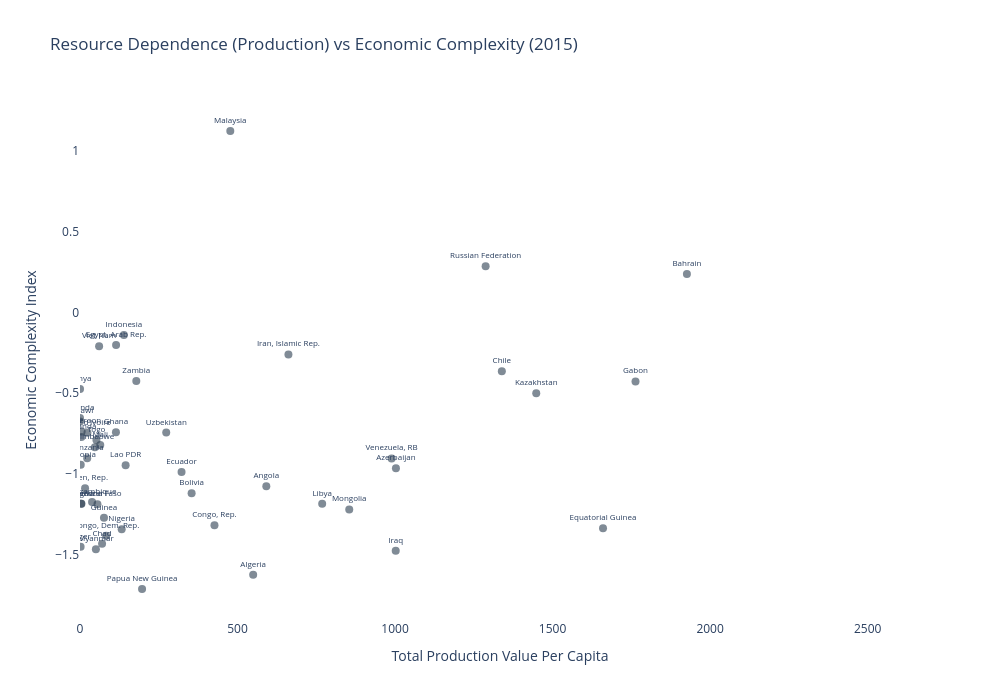

The notebook cell this image was saved under:
### Markdown cell above
# Scatter: Resource Dependence vs ECI (with country labels)

### Code cell
snapshot = high_resource_countries_df[high_resource_countries_df['Year'] == 2015].copy()
# Calculate percentiles to determine appropriate range
p90 = snapshot['Total_Production_Value_Per_Capita'].quantile(0.90)
p95 = snapshot['Total_Production_Value_Per_Capita'].quantile(0.95)

print(f"90th percentile: {p90:,.0f}")
print(f"95th percentile: {p95:,.0f}")


# Take a snapshot year (e.g., 2015 or latest available)
snapshot = high_resource_countries_df[high_resource_countries_df['Year'] == 2015].copy()

fig = go.Figure()

fig.add_trace(go.Scatter(
    x=snapshot['Total_Production_Value_Per_Capita'],
    y=snapshot['Economic Complexity Index'],
    mode='markers+text',
    text=snapshot['Country Name'],
    textposition='top center',
    textfont=dict(size=8),
    marker=dict(size=8, color='#2C3E50', opacity=0.6),
    hovertemplate='<b>%{text}</b><br>Resource Rents: %{x:.1f}%<br>ECI: %{y:.2f}<extra></extra>'
))

fig.update_layout(
    title='Resource Dependence (Production) vs Economic Complexity (2015)',
    xaxis_title='Total Production Value Per Capita',
    yaxis_title='Economic Complexity Index',
    xaxis=dict(range=[0, p90]),  # Show up to 90th percentile
    plot_bgcolor='white', paper_bgcolor='white',
    height=700, width=1000
)
fig.show()
fig.write_html(r'..\\figures\\summary_stats\\resource dependence vs economic complexity Production.html')

### Figure 1 — Plotly figure (JSON) as saved in the notebook; plotly's stock layout.template omitted (floating-point values rounded to 4 significant figures)
{"data": [{"hovertemplate": "<b>%{text}</b><br>Resource Rents: %{x:.1f}%<br>ECI: %{y:.2f}<extra></extra>", "marker": {"color": "#2C3E50", "opacity": 0.6, "size": 8}, "mode": "markers+text", "text": ["Angola", "United Arab Emirates", "Azerbaijan", "Burkina Faso", "Bahrain", "Bolivia", "Chile", "Cote d'Ivoire", "Cameroon", "Congo, Dem. Rep.", "Congo, Rep.", "Algeria", "Ecuador", "Egypt, Arab Rep.", "Ethiopia", "Gabon", "Ghana", "Guinea", "Equatorial Guinea", "Indonesia", "Iran, Islamic Rep.", "Iraq", "Kazakhstan", "Kenya", "Kuwait", "Lao PDR", "Liberia", "Libya", "Madagascar", "Mali", "Myanmar", "Mongolia", "Mozambique", "Malawi", "Malaysia", "Niger", "Nigeria", "Oman", "Papua New Guinea", "Qatar", "Russian Federation", "Rwanda", "Saudi Arabia", "Chad", "Togo", "Trinidad and Tobago", "Tanzania", "Uganda", "Uzbekistan", "Venezuela, RB", "Viet Nam", "Yemen, Rep.", "Zambia", "Zimbabwe"], "textfont": {"size": 8}, "textposition": "top center", "type": "scatter", "x": [591.4, 5243.0, 1003.0, 55.43, 1926.0, 354.3, 1339.0, 23.62, 5.195, 82.98, 426.8, 549.7, 322.3, 114.6, 2.332, 1763.0, 114.1, 76.1, 1660.0, 139.3, 661.6, 1002.0, 1448.0, 0.1637, 7811.0, 144.8, 4.567, 768.7, 3.739, 64.32, 50.42, 854.6, 38.27, 0.1046, 477.0, 1.912, 132.3, 2983.0, 197.0, 14610.0, 1287.0, 4.416, 4088.0, 70.05, 52.21, 3218.0, 22.9, 0.008902, 273.7, 989.1, 60.64, 16.1, 178.7, 47.3], "y": [-1.078, 0.205, -0.967, -1.189, 0.237, -1.122, -0.366, -0.747, -0.738, -1.385, -1.32, -1.626, -0.99, -0.203, -0.945, -0.428, -0.743, -1.273, -1.339, -0.14, -0.261, -1.478, -0.501, -0.475, 0.152, -0.948, -1.186, -1.187, -1.186, -0.823, -1.468, -1.222, -1.176, -0.676, 1.124, -1.453, -1.345, -0.426, -1.715, -0.189, 0.285, -0.773, 0.665, -1.435, -0.792, -0.146, -0.905, -0.655, -0.745, -0.906, -0.211, -1.09, -0.425, -0.836]}], "layout": {"height": 700, "paper_bgcolor": "white", "plot_bgcolor": "white", "title": {"text": "Resource Dependence (Production) vs Economic Complexity (2015)"}, "width": 1000, "xaxis": {"range": [0, 2666.0], "title": {"text": "Total Production Value Per Capita"}}, "yaxis": {"title": {"text": "Economic Complexity Index"}}}}
